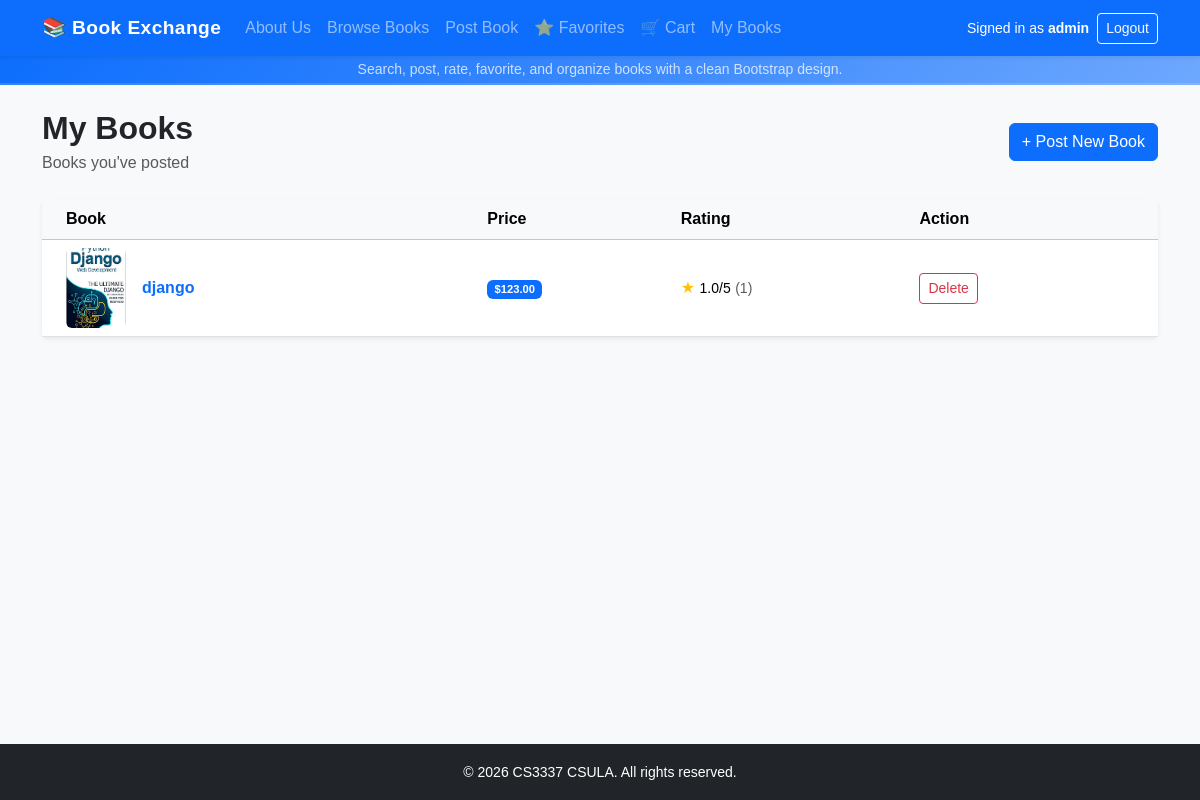
Page /mybooks (signed in) on the committed database.
### bookMng/models.py (models this page shows, shortened)
class Book(models.Model):
    name = models.CharField(max_length=200)
    web = models.URLField(max_length=300)
    price = models.DecimalField(decimal_places=2, max_digits=8)
    publishdate = models.DateField(auto_now=True)
    picture = models.FileField(upload_to='bookEx/static/uploads')
    pic_path = models.CharField(max_length=300, editable=False, blank=True)
    username = models.ForeignKey(User, blank=True, null=True, on_delete=models.CASCADE)
    @property
    def average_rating(self):
        try:
            ratings = list(self.bookrating_set.values_list('score', flat=True))
        except (OperationalError, ProgrammingError):
            return 0
        if not ratings:
            return 0
        return round(sum(ratings) / len(ratings), 1)
    @property
    def rating_count(self):
        try:
            return self.bookrating_set.count()
        except (OperationalError, ProgrammingError):
            return 0

### bookMng/views.py (the view)
# urls.py: path('mybooks', views.mybooks, name='mybooks'),
@login_required
def mybooks(request):
    books = add_picture_paths(list(Book.objects.filter(username=request.user).order_by('-id')))
    return render(
        request,
        'bookMng/mybooks.html',
        {
            'item_list': get_menu_items(),
            'books': books,
        },
    )

### bookMng/views.py (called while the page is built, shortened)
def get_menu_items():
    menu_items = list(MainMenu.objects.all())
    if menu_items:
        return menu_items

def add_picture_paths(books):
    for book in books:
        try:
            book.pic_path = book.picture.url[21:]
        except Exception:
            book.pic_path = 'uploads/cover.jpg'
    return books

### bookEx/templates/bookMng/mybooks.html (shortened to what this page needs)
{% extends "base.html" %}
{% load static %}
{% block content %}
<div class="d-flex justify-content-between align-items-center mb-4">
    <div>
        <h2 class="fw-bold mb-1">My Books</h2>
        <p class="text-muted mb-0">Books you've posted</p>
    </div>
    <a href="{% url 'postbook' %}" class="btn btn-primary">+ Post New Book</a>
</div>
{% if books %}
<div class="card border-0 shadow-sm">
    <div class="table-responsive">
        <table class="table align-middle mb-0">
            <thead class="table-light">
                <tr>
                    <th class="ps-4">Book</th>
                    <th>Price</th>
                    <th>Rating</th>
                    <th class="pe-4">Action</th>
                </tr>
            </thead>
            <tbody>
            {% for book in books %}
                <tr>
                    <td class="ps-4">
                        <div class="d-flex align-items-center gap-3">
                            <img src="{% static book.pic_path %}" alt="{{ book.name }}" class="cart-thumb rounded">
                            <a href="{% url 'book_detail' book.id %}" class="fw-semibold text-decoration-none">{{ book.name }}</a>
                        </div>
                    </td>
                    <td><span class="badge bg-primary">${{ book.price }}</span></td>
                    <td>
                        <span class="text-warning">★</span>
                        <span class="small">{{ book.average_rating }}/5</span>
                        <span class="text-muted small">({{ book.rating_count }})</span>
                    </td>
                    <td class="pe-4">
                        <a href="{% url 'book_delete' book.id %}" class="btn btn-outline-danger btn-sm">Delete</a>
                    </td>
                </tr>
            {% endfor %}
            </tbody>
        </table>
    </div>
</div>
{% endif %}
{% endblock content %}

### bookEx/templates/base.html (shortened to what this page needs)
{% load static %}
<!DOCTYPE html>
<html lang="en">
<head>
    <link href="https://cdn.jsdelivr.net/npm/bootstrap@5.3.3/dist/css/bootstrap.min.css" rel="stylesheet">
    <link href="{% static 'main.css' %}" rel="stylesheet" type="text/css">
</head>
<body class="d-flex flex-column min-vh-100 bg-light">
<nav class="navbar navbar-expand-lg navbar-dark bg-primary shadow-sm py-2">
    <div class="container">
        <a class="navbar-brand fw-bold" href="{% url 'index' %}">📚 Book Exchange</a>
        <div class="collapse navbar-collapse" id="mainNav">
            <ul class="navbar-nav me-auto mb-0">
                <li class="nav-item"><a class="nav-link py-2" href="{% url 'aboutus' %}">About Us</a></li>
                <li class="nav-item"><a class="nav-link py-2" href="{% url 'displaybooks' %}">Browse Books</a></li>
                <li class="nav-item"><a class="nav-link py-2" href="{% url 'postbook' %}">Post Book</a></li>
                <li class="nav-item"><a class="nav-link py-2" href="{% url 'favorites' %}">⭐ Favorites</a></li>
                <li class="nav-item"><a class="nav-link py-2" href="{% url 'cart' %}">🛒 Cart</a></li>
                {% if user.is_authenticated %}
                    <li class="nav-item"><a class="nav-link py-2" href="{% url 'mybooks' %}">My Books</a></li>
                {% endif %}
            </ul>
            <div class="d-flex align-items-center gap-2">
                {% if user.is_authenticated %}
                    <span class="small text-white">Signed in as <strong>{{ user.username }}</strong></span>
                    <form action="{% url 'logout' %}?next=/" method="post" class="m-0">
                        <button type="submit" class="btn btn-outline-light btn-sm">Logout</button>
                    </form>
                {% else %}
                    <a href="{% url 'login' %}?next=/" class="btn btn-outline-light btn-sm">Login</a>
                    <a href="{% url 'register' %}" class="btn btn-light btn-sm text-primary fw-semibold">Register</a>
                {% endif %}
            </div>
        </div>
    </div>
</nav>
<div class="hero-strip">
    <div class="container text-center text-white">
        <p class="mb-0 small opacity-75">Search, post, rate, favorite, and organize books with a clean Bootstrap design.</p>
    </div>
</div>
<main class="container py-4 flex-grow-1">
    {% block content %}
    {% endblock content %}
</main>
<footer class="bg-dark text-white py-3 mt-auto">
    <div class="container text-center">
        <small>&copy; 2026 CS3337 CSULA. All rights reserved.</small>
    </div>
</footer>
</body>
</html>

### bookEx/static/main.css (style rules this page uses)
body { font-family: Arial, sans-serif; }
.navbar-brand { font-size: 1.2rem; letter-spacing: 0.4px; }
.hero-strip { background: linear-gradient(135deg, #0d6efd, #3d8bfd 55%, #6ea8fe); border-bottom: 2px solid rgba(255, 255, 255, 0.15); padding-top: 5px !important; padding-bottom: 5px !important; line-height: 1.2; }
.cart-thumb { width: 60px; height: 80px; object-fit: cover; border-radius: 4px; }
.card { transition: transform 0.15s ease, box-shadow 0.15s ease; }
.badge { font-size: 0.7rem; }

### rows in the picture
Book: name (picture), name "django", price "123.00", average_rating "1.0", rating_count "1"

### other values in the picture
{{ user.username }} "admin"
